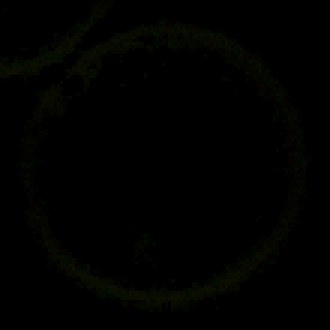
#> input picture data/immagini/trainQML/membraneStack_Sample011_L_UV_DC_001rbc3DM2.tif, 110 x 110 px (shown 3 times larger); its folder holds only this picture in this run
$ python 05_real_image_pipeline.py
#> lines starting #> are read from the running program, lines starting #| are printed output that depends on the picture
### src/qimp/encoding/frqi.py
"""FRQI encoding: Flexible Representation of Quantum Images.

A 2^n × 2^n grayscale image is encoded into 2n+1 qubits: 2n position qubits
plus 1 color qubit. The pixel intensity is mapped to an RY rotation angle and
applied via a fully-controlled RY gate. Multiple images can be stacked by
adding m = ceil(log2(num_images)) selection qubits, for a total of 2n+m+1 qubits.

Scales freely with n (image side = 2^n) and m (number of stacked images = 2^m).

Reference: P.Q. Le, F. Dong, K. Hirota, Quantum Inf. Process. 10 (2011) 63-84.
"""

from __future__ import annotations

import math
from collections.abc import Sequence

import numpy as np
from qiskit import QuantumCircuit
from qiskit.circuit.library import RYGate

__all__ = [
    "FrqiEncoder",
    "angles_to_intensities",
    "frqi_circuit",
    "frqi_decode",
    "intensities_to_angles",
]


# [10 lines left out: function intensities_to_angles, not called in this run]


def angles_to_intensities(angles: np.ndarray, normalization: float) -> np.ndarray:
    """Inverse of `intensities_to_angles`."""
    return np.sin(angles / 2.0) ** 2 * normalization


def _infer_normalization(stack: np.ndarray) -> float:
    """Pick a sensible default normalization for an image stack.

    For integer dtypes: dtype max (255 / 65535 / …). For float dtypes: the
    stack's actual max value (1.0 if the max is ≤ 1.0). Always strictly
    positive — falls back to 1.0 for an all-zero stack.
    """
    if np.issubdtype(stack.dtype, np.integer):
        return float(np.iinfo(stack.dtype).max)
    observed_max = float(np.asarray(stack).max())
    if observed_max <= 1.0:
        return 1.0
    return observed_max


def _validate_image_shape(image: np.ndarray) -> int:
    if image.ndim != 2 or image.shape[0] != image.shape[1]:
        raise ValueError(f"image must be square 2D, got shape {image.shape}")
    side = image.shape[0]
    if side < 2 or (side & (side - 1)) != 0:
        raise ValueError(f"image side must be a power of two ≥ 2, got {side}")
    return int(math.log2(side))


def _stack_images(images: np.ndarray | Sequence[np.ndarray]) -> tuple[np.ndarray, int, int]:
    """Normalize the input to a (num_images, side, side) array.

    Returns (stack, n, m) where m = ceil(log2(num_images)) and m = 0 if num_images == 1.
    """
    if isinstance(images, np.ndarray) and images.ndim == 2:
        arr = images[np.newaxis, ...]
    elif isinstance(images, np.ndarray) and images.ndim == 3:
        arr = images
    else:
        seq = list(images)
        if not seq:
            raise ValueError("images list must be non-empty")
        arr = np.stack([np.asarray(img) for img in seq], axis=0)
    n = _validate_image_shape(arr[0])
    for i in range(1, arr.shape[0]):
        if arr[i].shape != arr[0].shape:
            raise ValueError(f"image {i} has shape {arr[i].shape}, expected {arr[0].shape}")
    num_images = arr.shape[0]
    m = 0 if num_images == 1 else math.ceil(math.log2(num_images))
    if num_images != (1 << m) and num_images != 1:
        # Pad with zero images to reach 2^m
        pad = (1 << m) - num_images
        arr = np.concatenate([arr, np.zeros((pad, *arr.shape[1:]), dtype=arr.dtype)], axis=0)
    return arr, n, m


def frqi_circuit(
    images: np.ndarray | Sequence[np.ndarray],
    *,
    normalization: float | None = None,
) -> QuantumCircuit:
    """Build an FRQI quantum circuit for one or more square images.

    Parameters
    ----------
    images
        A single 2D image (shape `(2^n, 2^n)`), a 3D stack
        (shape `(num_images, 2^n, 2^n)`), or a sequence of 2D images. When more
        than one image is supplied, `num_images` is padded with zero images to
        the next power of two and `m = log2(num_images_padded)` selection qubits
        are added.
    normalization
        Intensity that maps to angle π (full color amplitude on |1⟩). Defaults to
        the max value of the dtype (255 for uint8, 65535 for uint16, 1.0 for float).

    Returns
    -------
    QuantumCircuit
        Circuit with `2n + m + 1` qubits and an equal number of classical bits.
        No measurement gates are appended; call `ideal_simulation` / `device_test`
        on the returned circuit (they add measurements automatically).
    """
    stack, n, m = _stack_images(images)
    if normalization is None:
        normalization = _infer_normalization(stack)
    total_qubits = 2 * n + m + 1
    # No classical bits: the caller (or qimp.testing._ensure_measured) appends
    # measurement when needed, avoiding a duplicate classical register.
    qc = QuantumCircuit(total_qubits)

    # Superposition over position (and selection) qubits.
    qc.h(range(total_qubits - 1))
    qc.barrier()

    num_controls = 2 * n + m
    control_target = list(range(total_qubits))

    for s in range(stack.shape[0]):
        sel_bits = format(s, f"0{m}b") if m > 0 else ""
        angles = intensities_to_angles(stack[s].flatten(), normalization)

        for pixel_idx, theta in enumerate(angles):
            # Position bits LSB-first → qubits 0..2n-1.
            pos_bits = format(pixel_idx, f"0{2 * n}b")[::-1]

            # Flip controls that should be |0⟩ so the multi-controlled gate fires
            # only on this pixel of this selection.
            x_targets: list[int] = []
            for q, bit in enumerate(pos_bits):
                if bit == "0":
                    x_targets.append(q)
            for q, bit in enumerate(sel_bits):
                # sel_bits is MSB-first; qubit index is 2n + (m-1-q).
                if bit == "0":
                    x_targets.append(2 * n + (m - 1 - q))

            for q in x_targets:
                qc.x(q)
            controlled_ry = RYGate(float(theta)).control(num_controls, annotated=True)
            qc.append(controlled_ry, control_target)
            for q in x_targets:
                qc.x(q)
            qc.barrier()

    return qc


# [87 lines left out: functions _decode_state_string, frqi_decode, not called in this run]


class FrqiEncoder:
    """Stateful FRQI encoder.

    Bundles the normalization factor and inferred `n`/`m` so the same instance
    can be reused for encode→measure→decode round-trips.
    """

    def __init__(self, *, normalization: float | None = None) -> None:
        self._normalization = normalization
        self.n: int | None = None
        self.m: int | None = None

    # [5 lines left out: function normalization, not called in this run]

    def encode(self, images: np.ndarray | Sequence[np.ndarray]) -> QuantumCircuit:
        stack, n, m = _stack_images(images)
        if self._normalization is None:
            self._normalization = _infer_normalization(stack)
        self.n = n
        self.m = m
        return frqi_circuit(images, normalization=self._normalization)

    # [5 lines left out: function decode, not called in this run]

### examples/05_real_image_pipeline.py
"""Example 05 — Full QIMP pipeline on a real microscopy image.

Loads a 16×16 grayscale tile from the lab's `Train_QML_16/` folder and runs
every encoder + a geometric op + QHED edge detection. Prints numerical
fidelity at each step **and saves every input/output as a TIFF plus a
side-by-side PNG comparison figure** under `data/output/run_<timestamp>/`.

Uses `data/immagini/trainQML/Train_QML_16/` when present (gitignored);
otherwise falls back to a 16x16 crop of the Laurdan frame tracked in the repo.

Run:
    python examples/05_real_image_pipeline.py
"""

from __future__ import annotations

import sys
from datetime import datetime
from pathlib import Path

import numpy as np

REPO_ROOT = Path(__file__).resolve().parent.parent
TRAIN_DIR = REPO_ROOT / "data" / "immagini" / "trainQML" / "Train_QML_16"
# Laurdan frame tracked in the repository; used when Train_QML_16/ is absent
# (e.g. on CI or in a fresh clone).
BUNDLED_FRAME = (
    REPO_ROOT / "data" / "immagini" / "trainQML" / "membraneStack_Sample011_L_UV_DC_001rbc3DM2.tif"
)


def _load_bundled_tile() -> tuple[np.ndarray, str] | None:
    """16x16 crop of the first channel of the bundled Laurdan frame."""
    if not BUNDLED_FRAME.exists():
        return None
    from PIL import Image

    arr = np.asarray(Image.open(BUNDLED_FRAME))
#> arr is the input picture: shape (110, 110, 3); mean R, G, B 0.822, 1.29, 0
    if arr.ndim == 3:
        arr = arr[..., 0]
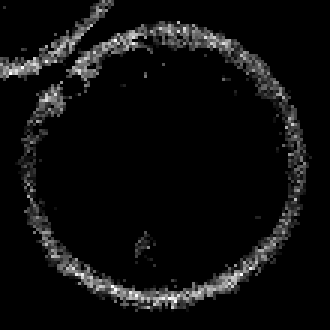
#> arr: shape (110, 110) (shown 3 times larger); min 0, max 15, mean 0.822; drawn with min black and max white
#|   shape=(16, 16), dtype=uint8, range=[0, 13], mean=3.76
    tile = arr[10:26, 18:34]
    print(f"  loaded: {BUNDLED_FRAME.name} (16x16 crop)")
    return tile, BUNDLED_FRAME.stem + "_crop16"


OUTPUT_ROOT = REPO_ROOT / "data" / "output"


def _load_first_real_tile() -> tuple[np.ndarray, str] | None:
    if not TRAIN_DIR.exists():
        return _load_bundled_tile()
    try:
        from PIL import Image
    except ImportError:
        return None
    files = sorted(TRAIN_DIR.glob("*.tif"))
    if not files:
        return _load_bundled_tile()
    # Pick the first file with non-zero content so the demo isn't a wall of zeros.
    for path in files[:50]:
        arr = np.asarray(Image.open(path))
        if arr.max() > 0:
            print(f"  loaded: {path.name}")
            return arr, path.stem
    return _load_bundled_tile()


def _save_tiff(img: np.ndarray, path: Path) -> None:
    """Save a 2D array as a TIFF, picking a sensible dtype.

    Float images are renormalized to uint16 [0, 65535]; integer images are
    saved verbatim if uint8/uint16, otherwise clipped to uint16.
    """
    from PIL import Image

    arr = np.asarray(img)
    if np.issubdtype(arr.dtype, np.floating):
        if arr.max() > arr.min():
            scaled = np.interp(arr, [arr.min(), arr.max()], [0, 65535]).astype(np.uint16)
        else:
            scaled = np.zeros_like(arr, dtype=np.uint16)
        Image.fromarray(scaled).save(path)
    elif arr.dtype in (np.uint8, np.uint16):
        Image.fromarray(arr).save(path)
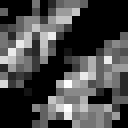
#> saved as 00_original_16x16.tif: PIL image 16x16 L (shown 8 times larger); min 0, max 13, mean 3.76; drawn with min black and max white
    else:
        # Generic integer fallback: clip to uint16.
        scaled = np.clip(arr, 0, 65535).astype(np.uint16)
        Image.fromarray(scaled).save(path)


def _save_comparison_figure(panels: list[tuple[str, np.ndarray]], path: Path) -> None:
    """Save a side-by-side matplotlib figure with one panel per (title, image)."""
    import matplotlib.pyplot as plt

    n = len(panels)
    cols = min(n, 4)
    rows = (n + cols - 1) // cols
    fig, axs = plt.subplots(rows, cols, figsize=(4 * cols, 4 * rows))
    axs = np.atleast_2d(axs)
    for idx, (title, img) in enumerate(panels):
        r, c = divmod(idx, cols)
        ax = axs[r, c]
        ax.imshow(img, cmap="gray", interpolation="nearest")
        ax.set_title(title, fontsize=10)
        ax.axis("off")
    # Hide unused axes.
    for idx in range(len(panels), rows * cols):
        r, c = divmod(idx, cols)
        axs[r, c].axis("off")
    fig.tight_layout()
    fig.savefig(path, dpi=120, bbox_inches="tight")
    plt.close(fig)


def main() -> int:
    print("Loading a real 16x16 grayscale tile (Train_QML_16/ or the bundled Laurdan frame)...")
    loaded = _load_first_real_tile()
    if loaded is None:
        print(f"  ERROR: no data found in {TRAIN_DIR} or {BUNDLED_FRAME}", file=sys.stderr)
        print("  (install Pillow and run from a full checkout of the repository)", file=sys.stderr)
        return 1
    image, _stem = loaded
    print(
        f"  shape={image.shape}, dtype={image.dtype}, "
        f"range=[{image.min()}, {image.max()}], mean={image.mean():.2f}\n"
    )

    # Output directory: data/output/run_<timestamp>/
    timestamp = datetime.now().strftime("%Y%m%d_%H%M%S")
    out_dir = OUTPUT_ROOT / f"run_{timestamp}"
    out_dir.mkdir(parents=True, exist_ok=True)
    print(f"Writing outputs to {out_dir}\n")

    panels: list[tuple[str, np.ndarray]] = []

    _save_tiff(image, out_dir / "00_original_16x16.tif")
    panels.append(("Original 16x16", image))

    # ----------------------------------------------------------- FRQI ----
    print("=" * 60)
    print("FRQI on 4x4 down-sample")
    print("=" * 60)
    from qimp.encoding.frqi import FrqiEncoder
    from qimp.metrics import psnr
    from qimp.testing import ideal_simulation

    img4 = image[::4, ::4].astype(np.uint8)
#> img4 = [[0, 6, 6, 0], [6, 4, 0, 0], [2, 3, 0, 5], [0, 0, 6, 0]]
    _save_tiff(img4, out_dir / "01_frqi_input_4x4.tif")
    panels.append(("FRQI input 4x4", img4))

    encoder = FrqiEncoder()
    qc = encoder.encode(img4)
#> in _stack_images, `arr = images[np.newaxis, ...]`: arr has the same summary as img4 in main
#> in _stack_images, `n = _validate_image_shape(arr[0])`: n = 2
#> in encode, `stack, n, m = _stack_images(images)`: stack has the same summary as img4 in main; m = 0
#> in encode, `self._normalization = _infer_normalization(stack)`: self._normalization = 255
#> in encode, `self.n = n`: self.n = 2
#> in encode, `self.m = m`: self.m = 0
#> in frqi_circuit, `stack, n, m = _stack_images(images)`: stack has the same summary as img4 in main; n = 2; m = 0
#> in frqi_circuit, `total_qubits = 2 * n + m + 1`: total_qubits = 5
    print(f"  circuit: {qc.num_qubits} qubits, depth pre-transpile = {qc.depth()}")
    counts = ideal_simulation(qc, shots=40_000)
    decoded = encoder.decode(counts)
    _save_tiff(decoded, out_dir / "02_frqi_decoded_4x4.tif")
    panels.append(("FRQI decoded", decoded))
    print(f"  PSNR: {psnr(img4, decoded, max_intensity=255.0):.2f} dB")

    # ----------------------------------------------------------- NEQR ----
    print()
    print("=" * 60)
    print("NEQR on 8x8 crop (exact retrieval)")
    print("=" * 60)
    from qimp.encoding.neqr import NeqrEncoder

    img8 = image[:8, :8].astype(np.int64)
    _save_tiff(img8, out_dir / "03_neqr_input_8x8.tif")
    panels.append(("NEQR input 8x8", img8))

    q = 4
    neqr = NeqrEncoder(q=q)
    qc = neqr.encode(img8)
    print(f"  circuit: {qc.num_qubits} qubits (n=3, q={q})")
    counts = ideal_simulation(qc, shots=16_384)
    decoded_neqr = neqr.decode(counts)
    _save_tiff(decoded_neqr, out_dir / "04_neqr_decoded_8x8.tif")
    panels.append(("NEQR decoded (exact)", decoded_neqr))
    print(f"  byte-for-byte recovery: {np.array_equal(decoded_neqr, img8)}")

    # ----------------------------------------------------------- QPIE ----
    print()
    print("=" * 60)
    print("QPIE on full 16x16 (amplitude encoding, 8 qubits)")
    print("=" * 60)
    from qimp.encoding.qpie import QpieEncoder

    qpie = QpieEncoder()
    qc = qpie.encode(image.astype(np.float64))
    print(f"  circuit: {qc.num_qubits} qubits, depth pre-transpile = {qc.depth()}")
    counts = ideal_simulation(qc, shots=200_000)
    decoded_qpie = qpie.decode(counts)
    _save_tiff(decoded_qpie, out_dir / "05_qpie_decoded_16x16.tif")
    panels.append(("QPIE decoded 16x16", decoded_qpie))
    fidelity = psnr(image, decoded_qpie, max_intensity=float(max(image.max(), 1.0)))
    print(f"  PSNR vs original: {fidelity:.2f} dB")

    # ------------------------------------------------------ Geometric ----
    print()
    print("=" * 60)
    print("Geometric: NEQR + axis_flip(axis='y') vs numpy.fliplr")
    print("=" * 60)
    from qimp.encoding.neqr import neqr_circuit, neqr_decode
    from qimp.processing.geometric import axis_flip, ort_rotation

    qc = neqr_circuit(img4.astype(np.int64), q=q)
    axis_flip(qc, n=2, axis="y", pos_offset=q)
    counts = ideal_simulation(qc, shots=8192)
    flipped = neqr_decode(counts, n=2, q=q)
    _save_tiff(flipped, out_dir / "06_neqr_flipped_y.tif")
    panels.append(("Flip Y axis", flipped))
    print(f"  flipped matches np.fliplr(img): {np.array_equal(flipped, np.fliplr(img4))}")

    qc = neqr_circuit(img4.astype(np.int64), q=q)
    ort_rotation(qc, n=2, angle=180, pos_offset=q)
    counts = ideal_simulation(qc, shots=8192)
    rotated = neqr_decode(counts, n=2, q=q)
    _save_tiff(rotated, out_dir / "07_neqr_rotated_180.tif")
    panels.append(("Rotate 180", rotated))
    print(f"  rotated matches np.rot90(img,2): {np.array_equal(rotated, np.rot90(img4, 2))}")

    # ----------------------------------------------------------- QHED ----
    print()
    print("=" * 60)
    print("QHED edge detection on 16x16")
    print("=" * 60)
    from qimp.metrics import total_variation
    from qimp.processing.filters import qhed_decode, qhed_filter

    qc, n, rms = qhed_filter(image.astype(np.float64))
    print(f"  circuit: {qc.num_qubits} qubits (= 2n+1)")
    counts = ideal_simulation(qc, shots=40_000)
    edges = qhed_decode(counts, n=n, rms=rms)
    _save_tiff(edges, out_dir / "08_qhed_edges_16x16.tif")
    panels.append(("QHED edges", edges))
    classical_tv = total_variation(image.astype(np.float64))
    print(f"  quantum total gradient energy: {edges.sum():.2f}")
    print(f"  classical total variation:     {classical_tv:.2f}")

    # Side-by-side comparison figure.
    comparison_path = out_dir / "comparison.png"
    _save_comparison_figure(panels, comparison_path)
    print()
    print(f"Comparison figure: {comparison_path}")
    print(f"All {len(panels) + 1} stage TIFFs written to {out_dir}")
    return 0


if __name__ == "__main__":
#> (the run stopped early here; a loop or call above may not have finished)
